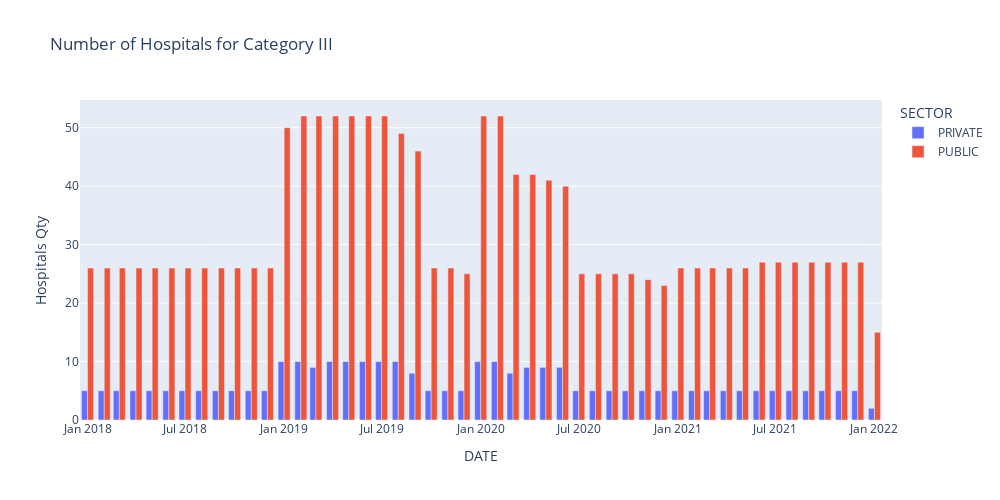

The notebook cell this image was saved under:
### Code cell
fig = px.bar(data_temp, 
             x="DATE", 
             y="Hospitals Qty", 
             color="SECTOR", 
             barmode="group", 
             width=1000, height=500,
             title='Number of Hospitals for Category ' + CATEGORIA_STUDIO,
            )     
fig.show()
#fig.write_html("figures/hospital_qty/category_"+CATEGORIA_STUDIO+"_bars.html")
fig.write_image("figures/hospital_qty/category_"+CATEGORIA_STUDIO+"_bars.png", format  = 'png')

### Figure 1 — Plotly figure (JSON) as saved in the notebook; plotly's stock layout.template omitted (floating-point values rounded to 4 significant figures)
{"data": [{"alignmentgroup": "True", "hovertemplate": "SECTOR=PRIVATE<br>DATE=%{x}<br>Hospitals Qty=%{y}<extra></extra>", "legendgroup": "PRIVATE", "marker": {"color": "#636efa", "pattern": {"shape": ""}}, "name": "PRIVATE", "offsetgroup": "PRIVATE", "orientation": "v", "showlegend": true, "textposition": "auto", "type": "bar", "x": ["2018-01-01T00:00:00", "2018-02-01T00:00:00", "2018-03-01T00:00:00", "2018-04-01T00:00:00", "2018-05-01T00:00:00", "2018-06-01T00:00:00", "2018-07-01T00:00:00", "2018-08-01T00:00:00", "2018-09-01T00:00:00", "2018-10-01T00:00:00", "2018-11-01T00:00:00", "2018-12-01T00:00:00", "2019-01-01T00:00:00", "2019-02-01T00:00:00", "2019-03-01T00:00:00", "2019-04-01T00:00:00", "2019-05-01T00:00:00", "2019-06-01T00:00:00", "2019-07-01T00:00:00", "2019-08-01T00:00:00", "2019-09-01T00:00:00", "2019-10-01T00:00:00", "2019-11-01T00:00:00", "2019-12-01T00:00:00", "2020-01-01T00:00:00", "2020-02-01T00:00:00", "2020-03-01T00:00:00", "2020-04-01T00:00:00", "2020-05-01T00:00:00", "2020-06-01T00:00:00", "2020-07-01T00:00:00", "2020-08-01T00:00:00", "2020-09-01T00:00:00", "2020-10-01T00:00:00", "2020-11-01T00:00:00", "2020-12-01T00:00:00", "2021-01-01T00:00:00", "2021-02-01T00:00:00", "2021-03-01T00:00:00", "2021-04-01T00:00:00", "2021-05-01T00:00:00", "2021-06-01T00:00:00", "2021-07-01T00:00:00", "2021-08-01T00:00:00", "2021-09-01T00:00:00", "2021-10-01T00:00:00", "2021-11-01T00:00:00", "2021-12-01T00:00:00", "2022-01-01T00:00:00"], "xaxis": "x", "y": [5, 5, 5, 5, 5, 5, 5, 5, 5, 5, 5, 5, 10, 10, 9, 10, 10, 10, 10, 10, 8, 5, 5, 5, 10, 10, 8, 9, 9, 9, 5, 5, 5, 5, 5, 5, 5, 5, 5, 5, 5, 5, 5, 5, 5, 5, 5, 5, 2], "yaxis": "y"}, {"alignmentgroup": "True", "hovertemplate": "SECTOR=PUBLIC<br>DATE=%{x}<br>Hospitals Qty=%{y}<extra></extra>", "legendgroup": "PUBLIC", "marker": {"color": "#EF553B", "pattern": {"shape": ""}}, "name": "PUBLIC", "offsetgroup": "PUBLIC", "orientation": "v", "showlegend": true, "textposition": "auto", "type": "bar", "x": ["2018-01-01T00:00:00", "2018-02-01T00:00:00", "2018-03-01T00:00:00", "2018-04-01T00:00:00", "2018-05-01T00:00:00", "2018-06-01T00:00:00", "2018-07-01T00:00:00", "2018-08-01T00:00:00", "2018-09-01T00:00:00", "2018-10-01T00:00:00", "2018-11-01T00:00:00", "2018-12-01T00:00:00", "2019-01-01T00:00:00", "2019-02-01T00:00:00", "2019-03-01T00:00:00", "2019-04-01T00:00:00", "2019-05-01T00:00:00", "2019-06-01T00:00:00", "2019-07-01T00:00:00", "2019-08-01T00:00:00", "2019-09-01T00:00:00", "2019-10-01T00:00:00", "2019-11-01T00:00:00", "2019-12-01T00:00:00", "2020-01-01T00:00:00", "2020-02-01T00:00:00", "2020-03-01T00:00:00", "2020-04-01T00:00:00", "2020-05-01T00:00:00", "2020-06-01T00:00:00", "2020-07-01T00:00:00", "2020-08-01T00:00:00", "2020-09-01T00:00:00", "2020-10-01T00:00:00", "2020-11-01T00:00:00", "2020-12-01T00:00:00", "2021-01-01T00:00:00", "2021-02-01T00:00:00", "2021-03-01T00:00:00", "2021-04-01T00:00:00", "2021-05-01T00:00:00", "2021-06-01T00:00:00", "2021-07-01T00:00:00", "2021-08-01T00:00:00", "2021-09-01T00:00:00", "2021-10-01T00:00:00", "2021-11-01T00:00:00", "2021-12-01T00:00:00", "2022-01-01T00:00:00"], "xaxis": "x", "y": [26, 26, 26, 26, 26, 26, 26, 26, 26, 26, 26, 26, 50, 52, 52, 52, 52, 52, 52, 49, 46, 26, 26, 25, 52, 52, 42, 42, 41, 40, 25, 25, 25, 25, 24, 23, 26, 26, 26, 26, 26, 27, 27, 27, 27, 27, 27, 27, 15], "yaxis": "y"}], "layout": {"barmode": "group", "height": 500, "legend": {"title": {"text": "SECTOR"}, "tracegroupgap": 0}, "title": {"text": "Number of Hospitals for Category III"}, "width": 1000, "xaxis": {"anchor": "y", "autorange": true, "domain": [0, 1], "range": ["2017-12-18", "2022-01-15"], "title": {"text": "DATE"}, "type": "date"}, "yaxis": {"anchor": "x", "autorange": true, "domain": [0, 1], "range": [0, 54.74], "title": {"text": "Hospitals Qty"}, "type": "linear"}}}
